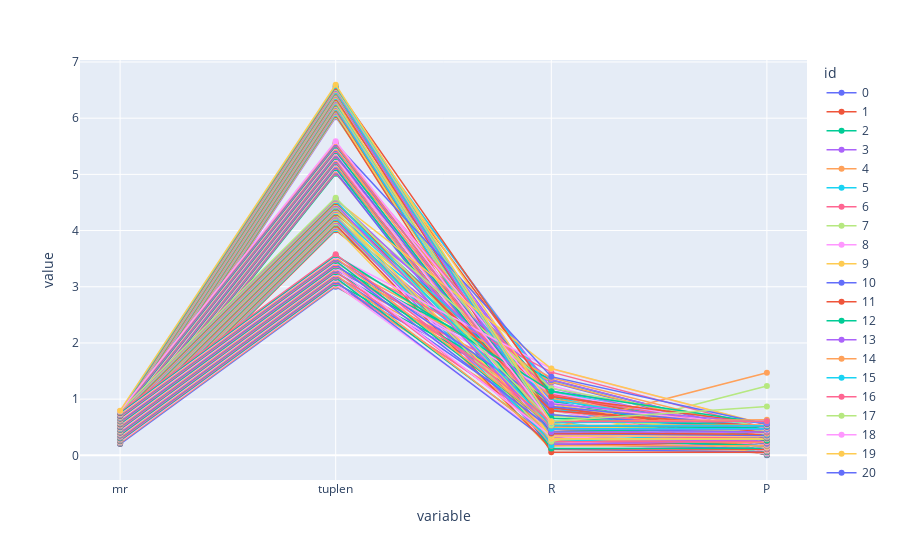

This figure's notebook cell:
### Markdown cell above
# Experiment

### Code cell
def experiment(conf):
    seqInt = np.random.randint(0,len(alphabet), (conf['N']))
    seqv = alphabet[seqInt]
    seq = ''.join(seqv)
    sketcher = DTS(t=conf['tuplen'], D=conf['m'], D2=conf['m2'], A=len(alphabet)) 
    wmers = [seqInt[i:i+conf['w']] for i in range(0,len(seqInt) - conf['w'] + 1,conf['s'])]
    sketches = sketcher.sketch(wmers)
    lut = build_lookup(sketches, conf['s'])

    paths = generate_paths(seq, conf['path_len'], conf['num_paths'], conf['k'], conf['mr'], alphabet)
    recall, hits, tp, dists = np.zeros((4,conf['num_paths']))
    dists[:] = np.inf

    for i, path in enumerate(tqdm(paths)):
        reference, query, node_path = path
        queryInt = convert(query, alphabet)

        q_wmers = [queryInt[i:i+conf['w']] for i in range(len(queryInt) - conf['w'] + 1)]
        q_sketches = sketcher.sketch(q_wmers)

        # Lookup
        for qi,query_sketch in enumerate(q_sketches):
            if query_sketch not in lut:
                continue
            for node in lut[query_sketch]: # for each node j in the matches
                hits[i] += 1 # count a hit
                ri = (node-node_path[0]) # relative node location to reference head 
                # if abs(ri-qi) <= conf['recall_dist']:
                #     tp[i] += 1
                #     recall[i] = 1
                if ri<=0 or ri>=len(node_path):
                    continue
                d1 = editdistance.eval(reference[:ri], query[:qi])
                d2 = editdistance.eval(reference[ri:], query[qi:])
                d = editdistance.eval(reference, query)
                dists[i] = min(dists[i],d1+d2-d)
                if(  d1+d2 <= d + conf['recall_dist']):
                    tp[i] += 1
                    recall[i] = 1

    conf['P'] = np.mean(tp[hits>0]/hits[hits>0])  # np.sum(tp)/np.sum(hits) 
    conf['R'] = np.mean(recall) 
    conf['dists_bins'] = list(range(10))
    conf['dists_counts'] = np.histogram(dists,bins=conf['dists_bins']+[np.inf])[0]
    return conf 

def show_board(df, cols):  
    def legend(x):
        leg = []
        for i,s in enumerate(x):
            col = cols[i]
            if int(s)==s:
                leg.append(f'{col}:{int(s)}')
            else:
                leg.append(f'{col}:{s:.2f}')
        return ' '.join(leg)

    df2 = df[cols]
    df2['id'] = df2.index
    # df2['id'] = df2.apply(lambda x: legend(x.tolist()), axis=1)
    # df2[cols] = df2[cols] / df2[cols].max()
    for i in range(len(df2)):
        df2.loc[i,cols] += i*5e-3 # add slight y to make them separately visible
    df2 = pd.melt(df2, id_vars='id',value_vars=cols)
    fig = px.line(df2,x='variable',y='value',color='id')
    fig.update_traces(line=dict(width=1.5),mode="markers+lines")
    fig.show()

# results = []
alphabet = np.array(['A','C','G','T'])

for w in [50]:
    config_grid = dict(
        num_paths = 100,
        N = [int(1e5)],
        mr = [0.2],
        path_len = 200,
        recall_dist = 3,
        k=w,
        m=[10,20,30,50,80],
        m2=[2**5,2**6,2**7],
        tuplen = [3,4,5,6],
        w = w,
        s = [3],
    )

    for conf in dict_configs(config_grid): 
        result = experiment(conf)
        results.append(result)
        print(conf)    

df = pd.DataFrame(results)

show_board(df,cols = ['mr','tuplen','R','P']) # 'N','w','s',m,m2
